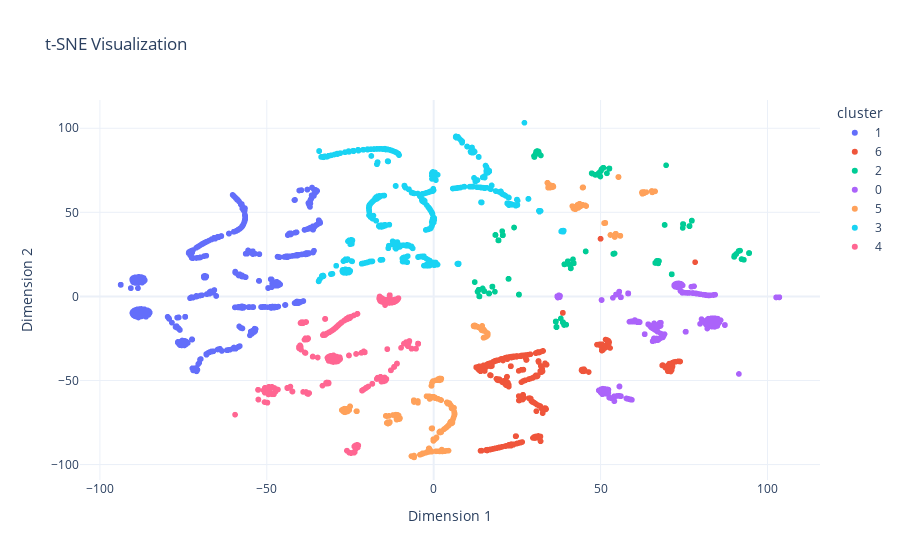

Here is the notebook cell this chart was saved with:
### Code cell
plot_tsne(handled_missed, clusters)

### Figure 1 — Plotly figure (JSON) as saved in the notebook; plotly's stock layout.template omitted (floating-point values rounded to 4 significant figures; data arrays with more than 128 entries replaced by an {"elided": "..."} marker saying what was removed)
{"data": [{"customdata": {"elided": "1256x1 int values"}, "hovertemplate": "cluster=1<br>Dimension 1=%{x}<br>Dimension 2=%{y}<br>index=%{customdata[0]}<extra></extra>", "legendgroup": "1", "marker": {"color": "#636efa", "symbol": "circle"}, "mode": "markers", "name": "1", "showlegend": true, "x": {"elided": "1256 float values"}, "xaxis": "x", "y": {"elided": "1256 float values"}, "yaxis": "y", "type": "scattergl"}, {"customdata": {"elided": "643x1 int values"}, "hovertemplate": "cluster=6<br>Dimension 1=%{x}<br>Dimension 2=%{y}<br>index=%{customdata[0]}<extra></extra>", "legendgroup": "6", "marker": {"color": "#EF553B", "symbol": "circle"}, "mode": "markers", "name": "6", "showlegend": true, "x": {"elided": "643 float values"}, "xaxis": "x", "y": {"elided": "643 float values"}, "yaxis": "y", "type": "scattergl"}, {"customdata": {"elided": "1240x1 int values"}, "hovertemplate": "cluster=2<br>Dimension 1=%{x}<br>Dimension 2=%{y}<br>index=%{customdata[0]}<extra></extra>", "legendgroup": "2", "marker": {"color": "#00cc96", "symbol": "circle"}, "mode": "markers", "name": "2", "showlegend": true, "x": {"elided": "1240 float values"}, "xaxis": "x", "y": {"elided": "1240 float values"}, "yaxis": "y", "type": "scattergl"}, {"customdata": {"elided": "653x1 int values"}, "hovertemplate": "cluster=0<br>Dimension 1=%{x}<br>Dimension 2=%{y}<br>index=%{customdata[0]}<extra></extra>", "legendgroup": "0", "marker": {"color": "#ab63fa", "symbol": "circle"}, "mode": "markers", "name": "0", "showlegend": true, "x": {"elided": "653 float values"}, "xaxis": "x", "y": {"elided": "653 float values"}, "yaxis": "y", "type": "scattergl"}, {"customdata": {"elided": "685x1 int values"}, "hovertemplate": "cluster=5<br>Dimension 1=%{x}<br>Dimension 2=%{y}<br>index=%{customdata[0]}<extra></extra>", "legendgroup": "5", "marker": {"color": "#FFA15A", "symbol": "circle"}, "mode": "markers", "name": "5", "showlegend": true, "x": {"elided": "685 float values"}, "xaxis": "x", "y": {"elided": "685 float values"}, "yaxis": "y", "type": "scattergl"}, {"customdata": {"elided": "1171x1 int values"}, "hovertemplate": "cluster=3<br>Dimension 1=%{x}<br>Dimension 2=%{y}<br>index=%{customdata[0]}<extra></extra>", "legendgroup": "3", "marker": {"color": "#19d3f3", "symbol": "circle"}, "mode": "markers", "name": "3", "showlegend": true, "x": {"elided": "1171 float values"}, "xaxis": "x", "y": {"elided": "1171 float values"}, "yaxis": "y", "type": "scattergl"}, {"customdata": {"elided": "1232x1 int values"}, "hovertemplate": "cluster=4<br>Dimension 1=%{x}<br>Dimension 2=%{y}<br>index=%{customdata[0]}<extra></extra>", "legendgroup": "4", "marker": {"color": "#FF6692", "symbol": "circle"}, "mode": "markers", "name": "4", "showlegend": true, "x": {"elided": "1232 float values"}, "xaxis": "x", "y": {"elided": "1232 float values"}, "yaxis": "y", "type": "scattergl"}], "layout": {"xaxis": {"anchor": "y", "domain": [0.0, 1.0], "title": {"text": "Dimension 1"}}, "yaxis": {"anchor": "x", "domain": [0.0, 1.0], "title": {"text": "Dimension 2"}}, "legend": {"title": {"text": "cluster"}, "tracegroupgap": 0}, "title": {"text": "t-SNE Visualization"}}}
